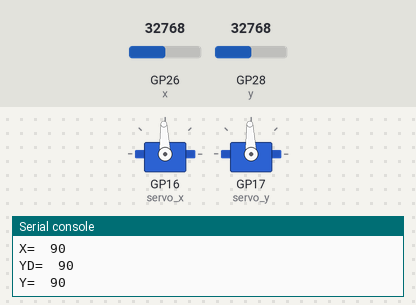
The program below on a simulated Raspberry Pi Pico running MicroPython. On the bench: 2 × servo, the last lines printed to the serial console. The inputs (shaded band) are chosen by the test bench; at power-on: GP26 (x) = 32768, GP28 (y) = 32768 (analog values on the 0–65535 scale). Servo angles are drawn from the pulse width (0.5 ms = 0°, 2.5 ms = 180°).

Above: at 1.2 s.
1.3 s: GP26 (x) set to 45874
At 2.5 s:
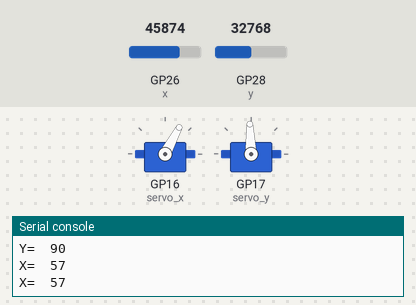
2.9 s: GP28 (y) set to 45874
At 3.8 s:
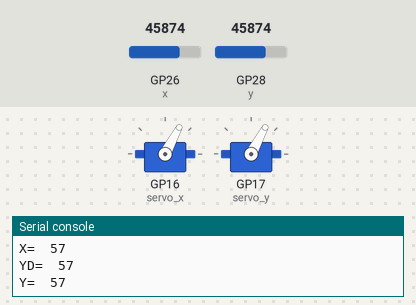
4.4 s: GP26 (x) set to 57670
At 5.2 s:
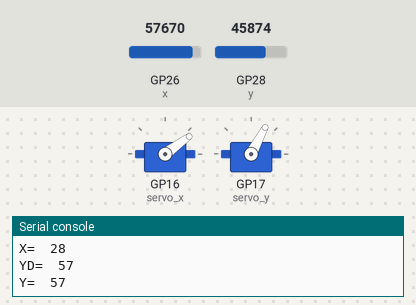
5.9 s: GP28 (y) set to 57670
At 6.6 s:
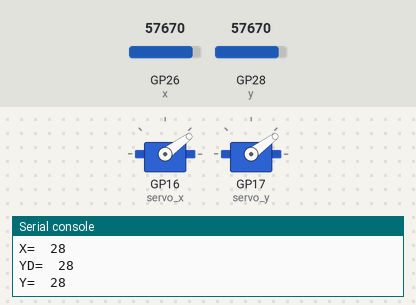
7.4 s: GP26 (x) set to 65535
At 8.0 s:
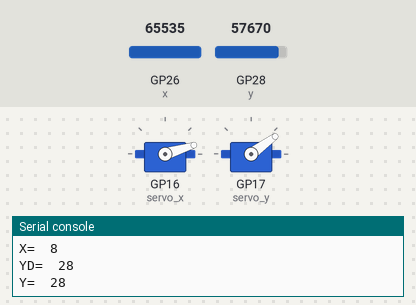
8.9 s: GP28 (y) set to 65535
At 9.3 s:
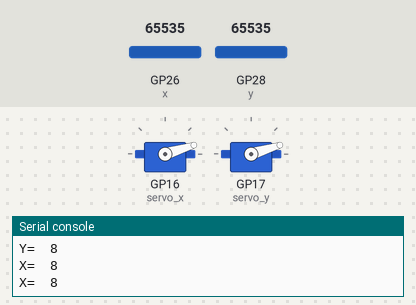
Timing chart, 0 to 11.4 s (numbered marks = the images above; inputs shaded):
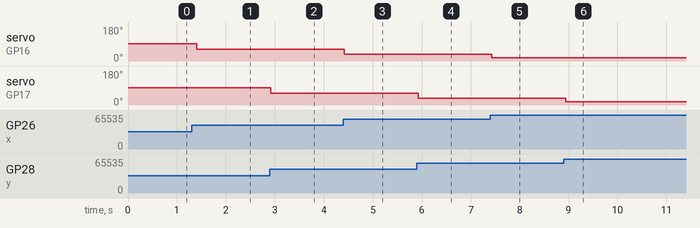

Measured:
- after the input at 1.3 s, servo on GP16 (servo_x): 92° → 62° after 0.11 s
- after the input at 2.9 s, servo on GP17 (servo_y): 92° → 62° at once
- after the input at 4.4 s, servo on GP16 (servo_x): 62° → 36° at once
- after the input at 5.9 s, servo on GP17 (servo_y): 62° → 36° at once
- after the input at 7.4 s, servo on GP16 (servo_x): 36° → 17° at once
- after the input at 8.9 s, servo on GP17 (servo_y): 36° → 17° at once

The program:

JoyStick_servo.py
```python
import machine
import time
from machine import Pin, PWM, Timer

x=machine.ADC(26)
y=machine.ADC(28)
servo_x = PWM(Pin(16))
servo_y = PWM(Pin(17))
servo_x.freq(50)
servo_y.freq(50)

x_zero = x.read_u16()/400
y_zero = y.read_u16()/400

Duty = 0
def servo(degrees):
    global Duty
    if degrees > 180: degrees=180
    if degrees < 0: degrees=0
    maxDuty=8000
    minDuty=2000
    newDuty=minDuty+(maxDuty-minDuty)*(degrees/180)
    Duty = newDuty
    return Duty


while True:
    reading=x.read_u16()
    x_data = round(x_zero-reading/400)
    x_data+=90
    print('X= ',x_data)
    if x_data<=0 :
        x_data=-x_data
        print('-X= ',x_data)
        servo(x_data)
        servo_x.duty_u16(int(Duty))
    else :
        print('X= ',x_data)
        servo(x_data)
        servo_x.duty_u16(int(Duty))
    time.sleep(0.1)

    reading=y.read_u16()
    y_data = round(y_zero-reading/400)
    #print('X= ',x_data)
    y_data+=90
    print('YD= ',y_data)
    if y_data<=0 :
        y_data=-y_data
        print('-Y= ',y_data)
        servo(y_data)
        servo_y.duty_u16(int(Duty))
    else :
        print('Y= ',y_data)
        servo(y_data)
        servo_y.duty_u16(int(Duty))
    time.sleep(0.1)
```
